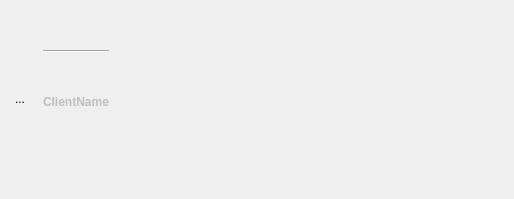
<?xml version="1.0" encoding="UTF-8"?>
<ui version="4.0">
 <class>ClientSlotWidget</class>
 <widget class="QFrame" name="ClientSlotWidget">
  <property name="geometry">
   <rect>
    <x>0</x>
    <y>0</y>
    <width>514</width>
    <height>199</height>
   </rect>
  </property>
  <property name="contextMenuPolicy">
   <enum>Qt::DefaultContextMenu</enum>
  </property>
  <property name="windowTitle">
   <string>Frame</string>
  </property>
  <layout class="QVBoxLayout" name="verticalLayout">
   <property name="spacing">
    <number>0</number>
   </property>
   <property name="leftMargin">
    <number>0</number>
   </property>
   <property name="topMargin">
    <number>3</number>
   </property>
   <property name="rightMargin">
    <number>0</number>
   </property>
   <property name="bottomMargin">
    <number>3</number>
   </property>
   <item>
    <spacer name="verticalSpacer_5">
     <property name="orientation">
      <enum>Qt::Vertical</enum>
     </property>
     <property name="sizeHint" stdset="0">
      <size>
       <width>20</width>
       <height>40</height>
      </size>
     </property>
    </spacer>
   </item>
   <item>
    <layout class="QVBoxLayout" name="mainLayout">
     <property name="spacing">
      <number>2</number>
     </property>
     <item>
      <layout class="QHBoxLayout" name="horizontalLayout_2">
       <item>
        <spacer name="horizontalSpacer_5">
         <property name="orientation">
          <enum>Qt::Horizontal</enum>
         </property>
         <property name="sizeType">
          <enum>QSizePolicy::Fixed</enum>
         </property>
         <property name="sizeHint" stdset="0">
          <size>
           <width>4</width>
           <height>20</height>
          </size>
         </property>
        </spacer>
       </item>
       <item>
        <widget class="QToolButton" name="iconButton">
         <property name="sizePolicy">
          <sizepolicy hsizetype="Expanding" vsizetype="Expanding">
           <horstretch>0</horstretch>
           <verstretch>0</verstretch>
          </sizepolicy>
         </property>
         <property name="minimumSize">
          <size>
           <width>32</width>
           <height>32</height>
          </size>
         </property>
         <property name="maximumSize">
          <size>
           <width>32</width>
           <height>32</height>
          </size>
         </property>
         <property name="styleSheet">
          <string notr="true">QToolButton::menu-indicator{ image: url(none.jpg);}
QToolButton {border: none}</string>
         </property>
         <property name="text">
          <string>...</string>
         </property>
         <property name="iconSize">
          <size>
           <width>32</width>
           <height>32</height>
          </size>
         </property>
         <property name="popupMode">
          <enum>QToolButton::InstantPopup</enum>
         </property>
        </widget>
       </item>
       <item>
        <spacer name="horizontalSpacer_2">
         <property name="orientation">
          <enum>Qt::Horizontal</enum>
         </property>
         <property name="sizeType">
          <enum>QSizePolicy::Fixed</enum>
         </property>
         <property name="sizeHint" stdset="0">
          <size>
           <width>5</width>
           <height>20</height>
          </size>
         </property>
        </spacer>
       </item>
       <item>
        <layout class="QVBoxLayout" name="verticalLayout_4">
         <item>
          <widget class="Line" name="line">
           <property name="orientation">
            <enum>Qt::Horizontal</enum>
           </property>
          </widget>
         </item>
         <item>
          <spacer name="verticalSpacer_2">
           <property name="orientation">
            <enum>Qt::Vertical</enum>
           </property>
           <property name="sizeHint" stdset="0">
            <size>
             <width>20</width>
             <height>40</height>
            </size>
           </property>
          </spacer>
         </item>
         <item>
          <widget class="QLabel" name="ClientName">
           <property name="enabled">
            <bool>false</bool>
           </property>
           <property name="sizePolicy">
            <sizepolicy hsizetype="Preferred" vsizetype="Preferred">
             <horstretch>0</horstretch>
             <verstretch>0</verstretch>
            </sizepolicy>
           </property>
           <property name="maximumSize">
            <size>
             <width>16777215</width>
             <height>16777215</height>
            </size>
           </property>
           <property name="styleSheet">
            <string notr="true">font-weight : bold</string>
           </property>
           <property name="text">
            <string>ClientName</string>
           </property>
          </widget>
         </item>
         <item>
          <spacer name="verticalSpacer_3">
           <property name="orientation">
            <enum>Qt::Vertical</enum>
           </property>
           <property name="sizeHint" stdset="0">
            <size>
             <width>20</width>
             <height>40</height>
            </size>
           </property>
          </spacer>
         </item>
        </layout>
       </item>
       <item>
        <spacer name="horizontalSpacer_6">
         <property name="orientation">
          <enum>Qt::Horizontal</enum>
         </property>
         <property name="sizeType">
          <enum>QSizePolicy::MinimumExpanding</enum>
         </property>
         <property name="sizeHint" stdset="0">
          <size>
           <width>0</width>
           <height>20</height>
          </size>
         </property>
        </spacer>
       </item>
      </layout>
     </item>
    </layout>
   </item>
   <item>
    <spacer name="verticalSpacer_4">
     <property name="orientation">
      <enum>Qt::Vertical</enum>
     </property>
     <property name="sizeHint" stdset="0">
      <size>
       <width>20</width>
       <height>40</height>
      </size>
     </property>
    </spacer>
   </item>
  </layout>
  <action name="actionProperties">
   <property name="icon">
    <iconset theme="document-properties">
     <normaloff>../../../../../.designer/backup</normaloff>../../../../../.designer/backup</iconset>
   </property>
   <property name="text">
    <string>Properties</string>
   </property>
  </action>
  <action name="actionAddToTheCurrentSession">
   <property name="icon">
    <iconset theme="list-add"/>
   </property>
   <property name="text">
    <string>Add to the current session</string>
   </property>
  </action>
 </widget>
 <resources>
  <include location="../resources.qrc"/>
 </resources>
 <connections/>
</ui>
